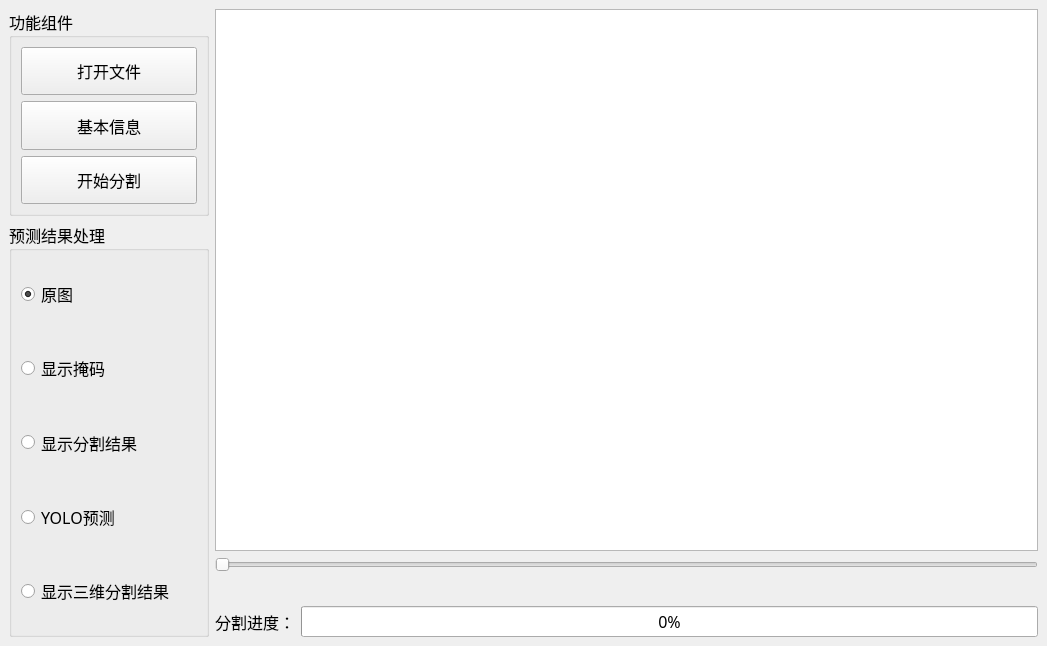
<?xml version="1.0" encoding="UTF-8"?>
<ui version="4.0">
 <class>MainWindow</class>
 <widget class="QMainWindow" name="MainWindow">
  <property name="geometry">
   <rect>
    <x>0</x>
    <y>0</y>
    <width>1047</width>
    <height>646</height>
   </rect>
  </property>
  <property name="windowTitle">
   <string>Liver HCC Segmentation — PyQt5 Demo</string>
  </property>
  <widget class="QWidget" name="centralwidget">
   <layout class="QHBoxLayout" name="horizontalLayout">
    <property name="leftMargin">
     <number>0</number>
    </property>
    <property name="topMargin">
     <number>0</number>
    </property>
    <property name="rightMargin">
     <number>0</number>
    </property>
    <property name="bottomMargin">
     <number>0</number>
    </property>
    <item>
     <layout class="QGridLayout" name="gridLayout">
      <item row="0" column="0">
       <widget class="QWidget" name="widget" native="true">
        <property name="sizePolicy">
         <sizepolicy hsizetype="Preferred" vsizetype="Preferred">
          <horstretch>0</horstretch>
          <verstretch>0</verstretch>
         </sizepolicy>
        </property>
        <property name="font">
         <font>
          <family>Agency FB</family>
          <pointsize>12</pointsize>
         </font>
        </property>
        <layout class="QHBoxLayout" name="horizontalLayout_6" stretch="2,7">
         <item>
          <layout class="QVBoxLayout" name="verticalLayout_5" stretch="1,2">
           <item>
            <widget class="QGroupBox" name="groupBox">
             <property name="maximumSize">
              <size>
               <width>200</width>
               <height>16777215</height>
              </size>
             </property>
             <property name="font">
              <font>
               <family>Agency FB</family>
               <pointsize>12</pointsize>
              </font>
             </property>
             <property name="title">
              <string>功能组件</string>
             </property>
             <layout class="QVBoxLayout" name="verticalLayout_3">
              <item>
               <layout class="QVBoxLayout" name="verticalLayout" stretch="1,1,1">
                <item>
                 <widget class="QPushButton" name="openfilebut">
                  <property name="sizePolicy">
                   <sizepolicy hsizetype="Minimum" vsizetype="Expanding">
                    <horstretch>0</horstretch>
                    <verstretch>0</verstretch>
                   </sizepolicy>
                  </property>
                  <property name="maximumSize">
                   <size>
                    <width>200</width>
                    <height>16777215</height>
                   </size>
                  </property>
                  <property name="font">
                   <font>
                    <family>Agency FB</family>
                    <pointsize>12</pointsize>
                   </font>
                  </property>
                  <property name="text">
                   <string>打开文件</string>
                  </property>
                 </widget>
                </item>
                <item>
                 <widget class="QPushButton" name="infobut">
                  <property name="sizePolicy">
                   <sizepolicy hsizetype="Minimum" vsizetype="Expanding">
                    <horstretch>0</horstretch>
                    <verstretch>0</verstretch>
                   </sizepolicy>
                  </property>
                  <property name="maximumSize">
                   <size>
                    <width>200</width>
                    <height>16777215</height>
                   </size>
                  </property>
                  <property name="font">
                   <font>
                    <family>Agency FB</family>
                    <pointsize>12</pointsize>
                   </font>
                  </property>
                  <property name="text">
                   <string>基本信息</string>
                  </property>
                 </widget>
                </item>
                <item>
                 <widget class="QPushButton" name="segbut">
                  <property name="sizePolicy">
                   <sizepolicy hsizetype="Minimum" vsizetype="Expanding">
                    <horstretch>0</horstretch>
                    <verstretch>0</verstretch>
                   </sizepolicy>
                  </property>
                  <property name="maximumSize">
                   <size>
                    <width>200</width>
                    <height>16777215</height>
                   </size>
                  </property>
                  <property name="font">
                   <font>
                    <family>Agency FB</family>
                    <pointsize>12</pointsize>
                   </font>
                  </property>
                  <property name="text">
                   <string>开始分割</string>
                  </property>
                 </widget>
                </item>
               </layout>
              </item>
             </layout>
            </widget>
           </item>
           <item>
            <widget class="QGroupBox" name="groupBox_2">
             <property name="maximumSize">
              <size>
               <width>200</width>
               <height>16777215</height>
              </size>
             </property>
             <property name="font">
              <font>
               <family>Agency FB</family>
               <pointsize>12</pointsize>
              </font>
             </property>
             <property name="title">
              <string>预测结果处理</string>
             </property>
             <layout class="QVBoxLayout" name="verticalLayout_4" stretch="1">
              <item>
               <layout class="QVBoxLayout" name="verticalLayout_2" stretch="1,1,1,1,1">
                <property name="sizeConstraint">
                 <enum>QLayout::SetFixedSize</enum>
                </property>
                <item>
                 <widget class="QRadioButton" name="originradiobut">
                  <property name="sizePolicy">
                   <sizepolicy hsizetype="Minimum" vsizetype="Expanding">
                    <horstretch>0</horstretch>
                    <verstretch>0</verstretch>
                   </sizepolicy>
                  </property>
                  <property name="maximumSize">
                   <size>
                    <width>200</width>
                    <height>16777215</height>
                   </size>
                  </property>
                  <property name="font">
                   <font>
                    <family>Agency FB</family>
                    <pointsize>12</pointsize>
                   </font>
                  </property>
                  <property name="text">
                   <string>原图</string>
                  </property>
                  <property name="checked">
                   <bool>true</bool>
                  </property>
                 </widget>
                </item>
                <item>
                 <widget class="QRadioButton" name="showmaskradiobut">
                  <property name="sizePolicy">
                   <sizepolicy hsizetype="Minimum" vsizetype="Expanding">
                    <horstretch>0</horstretch>
                    <verstretch>0</verstretch>
                   </sizepolicy>
                  </property>
                  <property name="maximumSize">
                   <size>
                    <width>200</width>
                    <height>16777215</height>
                   </size>
                  </property>
                  <property name="font">
                   <font>
                    <family>Agency FB</family>
                    <pointsize>12</pointsize>
                   </font>
                  </property>
                  <property name="text">
                   <string>显示掩码</string>
                  </property>
                 </widget>
                </item>
                <item>
                 <widget class="QRadioButton" name="showsegradiobut">
                  <property name="sizePolicy">
                   <sizepolicy hsizetype="Expanding" vsizetype="Expanding">
                    <horstretch>0</horstretch>
                    <verstretch>0</verstretch>
                   </sizepolicy>
                  </property>
                  <property name="maximumSize">
                   <size>
                    <width>200</width>
                    <height>16777215</height>
                   </size>
                  </property>
                  <property name="font">
                   <font>
                    <family>Agency FB</family>
                    <pointsize>12</pointsize>
                   </font>
                  </property>
                  <property name="text">
                   <string>显示分割结果</string>
                  </property>
                 </widget>
                </item>
                <item>
                 <widget class="QRadioButton" name="yolopreradiobut">
                  <property name="sizePolicy">
                   <sizepolicy hsizetype="Minimum" vsizetype="Expanding">
                    <horstretch>0</horstretch>
                    <verstretch>0</verstretch>
                   </sizepolicy>
                  </property>
                  <property name="maximumSize">
                   <size>
                    <width>200</width>
                    <height>16777215</height>
                   </size>
                  </property>
                  <property name="font">
                   <font>
                    <family>Agency FB</family>
                    <pointsize>12</pointsize>
                   </font>
                  </property>
                  <property name="text">
                   <string>YOLO预测</string>
                  </property>
                 </widget>
                </item>
                <item>
                 <widget class="QRadioButton" name="showthreedsegradiobut">
                  <property name="sizePolicy">
                   <sizepolicy hsizetype="Minimum" vsizetype="Expanding">
                    <horstretch>0</horstretch>
                    <verstretch>0</verstretch>
                   </sizepolicy>
                  </property>
                  <property name="maximumSize">
                   <size>
                    <width>200</width>
                    <height>16777215</height>
                   </size>
                  </property>
                  <property name="font">
                   <font>
                    <family>Agency FB</family>
                    <pointsize>12</pointsize>
                   </font>
                  </property>
                  <property name="text">
                   <string>显示三维分割结果</string>
                  </property>
                 </widget>
                </item>
               </layout>
              </item>
             </layout>
            </widget>
           </item>
          </layout>
         </item>
         <item>
          <layout class="QVBoxLayout" name="verticalLayout_6">
           <item>
            <widget class="QGraphicsView" name="graphicsView">
             <property name="font">
              <font>
               <family>Agency FB</family>
               <pointsize>12</pointsize>
              </font>
             </property>
            </widget>
           </item>
           <item>
            <widget class="QSlider" name="slider">
             <property name="font">
              <font>
               <family>Agency FB</family>
               <pointsize>12</pointsize>
              </font>
             </property>
             <property name="orientation">
              <enum>Qt::Horizontal</enum>
             </property>
            </widget>
           </item>
           <item>
            <widget class="QLabel" name="slicelabel">
             <property name="font">
              <font>
               <family>Agency FB</family>
               <pointsize>12</pointsize>
              </font>
             </property>
             <property name="text">
              <string/>
             </property>
            </widget>
           </item>
           <item>
            <layout class="QHBoxLayout" name="horizontalLayout_5">
             <item>
              <widget class="QLabel" name="prolabel">
               <property name="font">
                <font>
                 <family>Agency FB</family>
                 <pointsize>12</pointsize>
                </font>
               </property>
               <property name="text">
                <string>分割进度：</string>
               </property>
              </widget>
             </item>
             <item>
              <widget class="QProgressBar" name="progressBar">
               <property name="font">
                <font>
                 <family>Agency FB</family>
                 <pointsize>12</pointsize>
                </font>
               </property>
               <property name="value">
                <number>0</number>
               </property>
              </widget>
             </item>
            </layout>
           </item>
          </layout>
         </item>
        </layout>
       </widget>
      </item>
     </layout>
    </item>
   </layout>
  </widget>
 </widget>
 <resources/>
 <connections/>
</ui>
